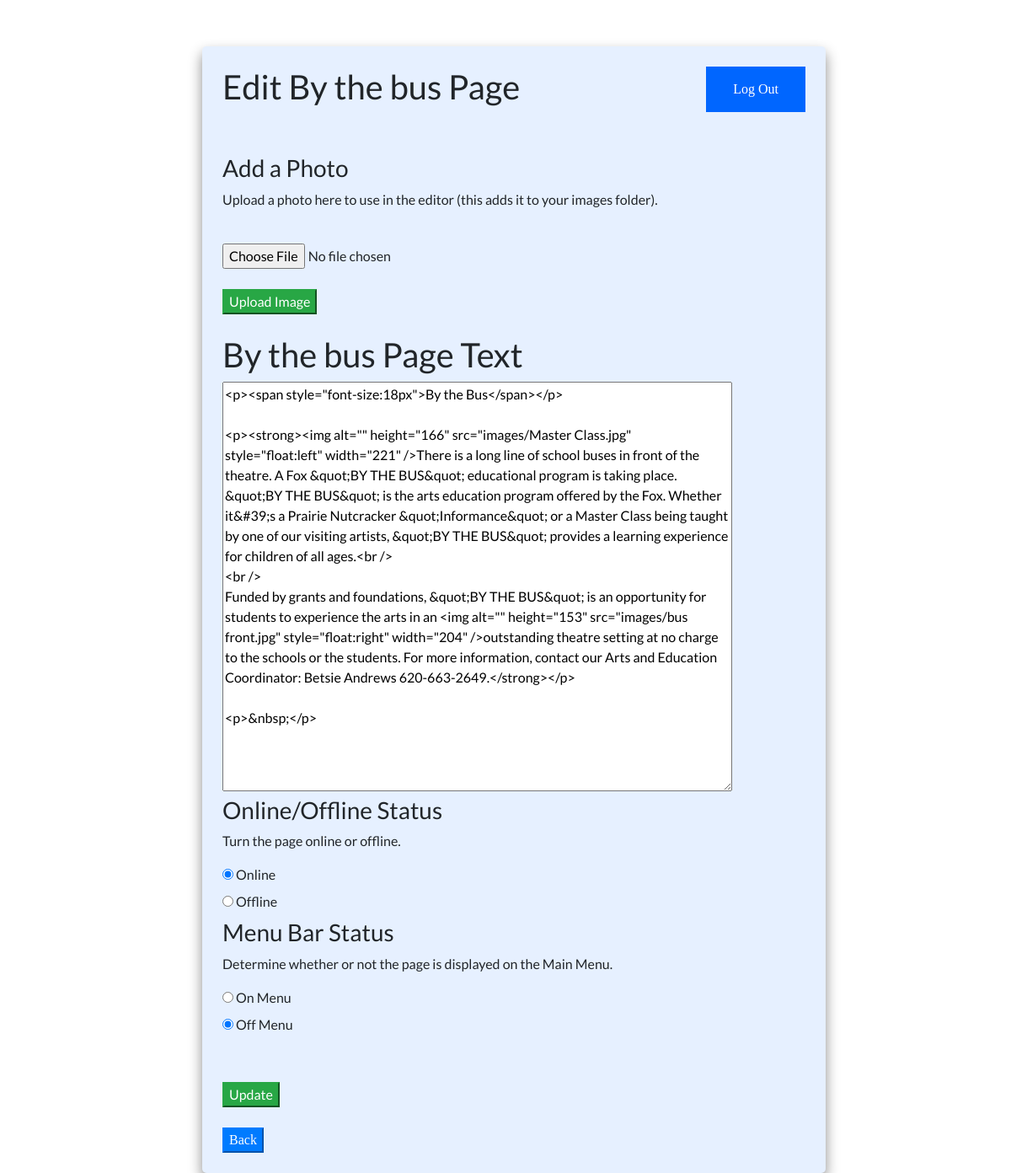
The app's page /admin/by_the_bus_editor.php (signed in) with its own data.
### tables this page shows
CREATE TABLE `web_content_side` (
  `page_id` int(11) NOT NULL,
  `head_title` varchar(150) NOT NULL,
  `page_content` mediumtext NOT NULL,
  `page_name` varchar(50) DEFAULT NULL,
  `category` varchar(50) NOT NULL,
  `file_value` varchar(100) DEFAULT NULL,
  `file_name` varchar(100) DEFAULT NULL,
  `online_status` tinyint(1) NOT NULL,
  `isMain` tinyint(4) DEFAULT NULL
);

### admin/data/by_the_bus_data.php (called while the page is built, shortened)
<?php
require_once('../database.php');
$file_value = basename(__FILE__, '.php');
$file_value = str_replace("_data", "", $file_value);
$query = 'SELECT * FROM web_content_side
                  WHERE file_value = :file_value';
$pageStatement = $db->prepare($query);
$pageStatement->bindValue(':file_value', $file_value);
$pageStatement->execute();
$pageInfo = $pageStatement->fetch();
$page_content = $pageInfo[2];
$Page_name = $pageInfo[3];
$status = $pageInfo[7];
$statusOff = "";
if ($status == 1) {
    $statusOn = "checked";
}
$menuStatus = $pageInfo[8];
$menuStatusOn = "";
if ($menuStatus == 0) {
    $menuStatusOff = "checked";
};

### admin/by_the_bus_editor.php (the view, shortened to what this page needs)
<!DOCTYPE html>
<html lang="en">
<head>
    <link rel="stylesheet" type="text/css" href="../css/master_styles.css" />
    <link rel="stylesheet" href="https://stackpath.bootstrapcdn.com/bootstrap/4.5.0/css/bootstrap.min.css">
    <?php
    $file_value = basename(__FILE__, '.php');
    $file_update = str_replace("_editor", "", $file_value);
    $file_value = str_replace("_editor", "_data", $file_value);
    ?>
</head>
<body class="backdrop_parallax">
    <?php require('data/' . $file_value . '.php'); ?>
    <div class="page_old_full">
        <?php require('logout_button.php'); ?>
        <div class="text">
            <h1>Edit <?php echo ($Page_name) ?> Page</h1>
        </div>
        <br />
        <br />
        <form onsubmit="return confirm('Warning: Anything not updated will be lost!')" action="upload.php" method="post" enctype="multipart/form-data">
            <h3>Add a Photo</h3>
            <p>Upload a photo here to use in the editor (this adds it to your images folder).</p><br />
            <input type="file" name="fileToUpload" id="fileToUpload"><br />
            <br /><input type="submit" class="btn-success" value="Upload Image" name="submit"><br /><br />
        </form>
        <form method="POST" action=<?php echo ('updates/' . $file_update . '_update.php'); ?>>
            <div class="text">
                <h1><?php echo ($Page_name) ?> Page Text</h1>
            </div>
            <textarea name="editor" rows="20" cols="70"><?php echo htmlspecialchars($page_content); ?></textarea><br />
            <div>
                <h3>Online/Offline Status</h3>
                <p>Turn the page online or offline.</p>
                <input type='radio' id='online' name='online_offline' value='online' <?php echo $statusOn; ?>>
                <label for='online'>Online</label><br />
                <input type='radio' id='offline' name='online_offline' value='offline' <?php echo $statusOff; ?>>
                <label for='offline'>Offline</label>
            </div>
            <div>
                <h3>Menu Bar Status</h3>
                <p>Determine whether or not the page is displayed on the Main Menu.</p>
                <input type='radio' id='isMain' name='isMain' value='on' <?php echo $menuStatusOn; ?>>
                <label for='On Menu'>On Menu</label><br />
                <input type='radio' id='isMain' name='isMain' value='off' <?php echo $menuStatusOff; ?>>
                <label for='Off Menu'>Off Menu</label>
            </div>
            <input type="hidden" value="select" name="action"><br>
            <br /><button class="btn-success">Update</button>
        </form>
        <br /><a href="select_editor.php"><button class="btn-primary">Back</button></a>
    </div>
</body>
</html>

### css/master_styles.css (style rules this page uses)
a { color: white; font-family: "Actor"; }
body { height: 100%; overflow: auto; z-index: 1; }
a { text-decoration: none; font-family: "Actor"; }
.page_old_full { background-color: #e6f0ff; margin-top: 55px; margin-left: 20%; padding: 2%; box-shadow: 0px 8px 16px #8c8c8c; border-radius: 5px; float: none; width: 740px; height: auto; font-family: "Lato"; }
.backdrop_parallax { background-image: url("../images/fox_oldstyle.jpg"); min-height: 500px; background-position: center; background-attachment: fixed; background-repeat: no-repeat; background-size: cover; }
.text { font-family: "Lato"; font-size: medium; }

### records on screen
web_content_side: page_name "By the bus", editor "<p><span style=\"font-size:18px\">By the Bus</span></p> <p><strong><img alt=\"\" height=\"166\" src=\"images/Master Class.jpg\" style=\"float:left\" width=\"221\" />There is a long line of school buses in front of the theatre. A Fox &quot;BY THE BUS&quot; educational program is taking place. &quot;BY THE BUS&quot; is the arts education program offered by the Fox. Whether it&#39;s a Prairie Nutcracker &quot;Informance&quot; or a Master Class being taught by one of our visiting artists, &quot;BY THE BUS&quot; provides a learning experience for children of all ages.<br /> <br /> Funded by grants and foundations, &quot;BY THE BUS&quot; is an opportunity for students to experience the arts in an <img alt=\"\"…"
